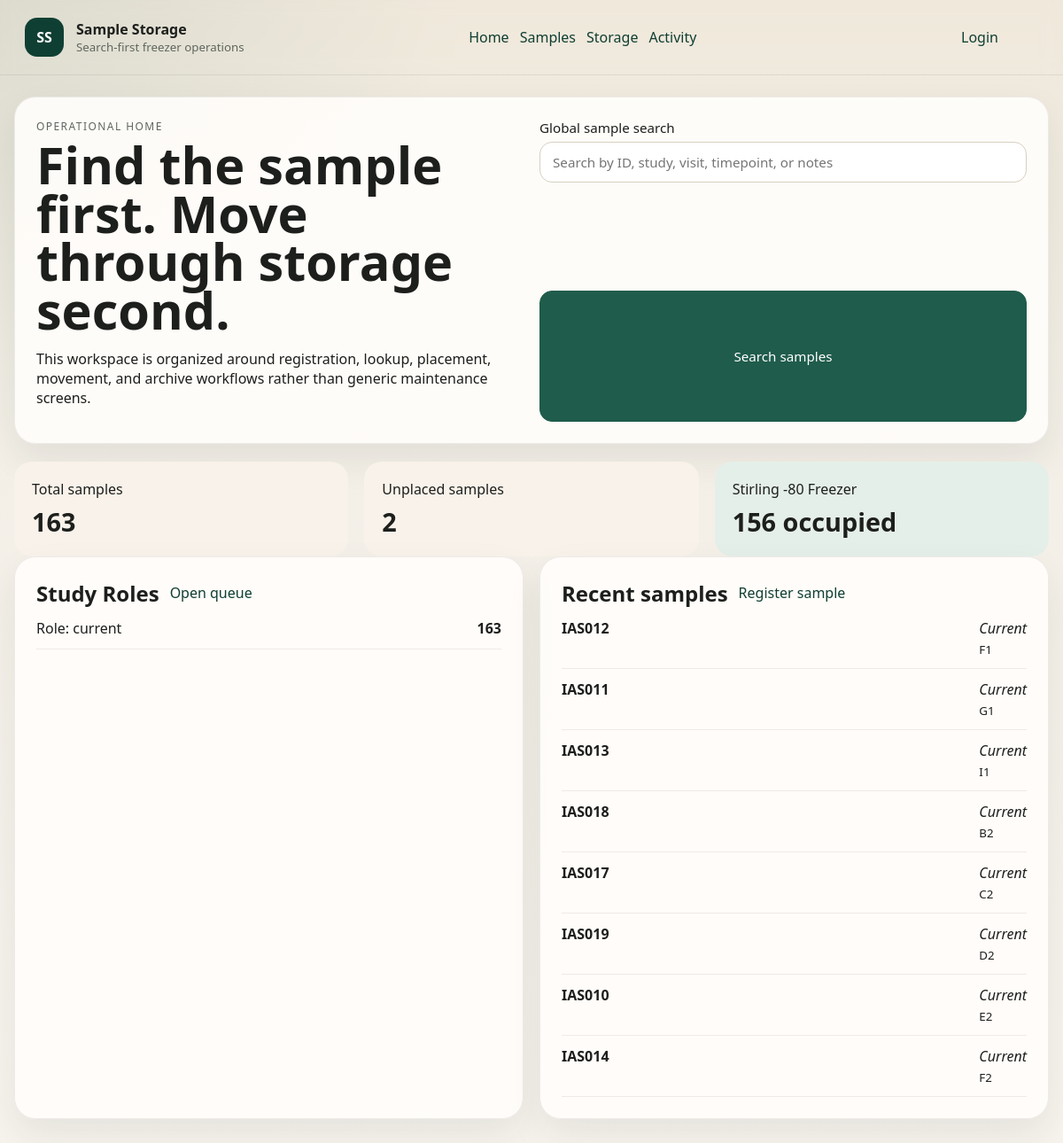
/dashboard, run on the app's committed database.
### app/domain/models.py (models this page shows, shortened)
class Base(DeclarativeBase):
    pass

class StorageNode(Base):
    __tablename__ = "storage_nodes"
    id: Mapped[int] = mapped_column(Integer, primary_key=True)
    name: Mapped[str] = mapped_column(String(100), nullable=False)
    nickname: Mapped[str | None] = mapped_column(String(100))
    notes: Mapped[str | None] = mapped_column(Text)
    node_type: Mapped[StorageNodeType] = mapped_column(SqlEnum(StorageNodeType))
    parent_id: Mapped[int | None] = mapped_column(ForeignKey("storage_nodes.id"))
    parent: Mapped[StorageNode | None] = relationship(
        "StorageNode", remote_side=[id], back_populates="children"
    )
    children: Mapped[list[StorageNode]] = relationship(
        "StorageNode", back_populates="parent", cascade="all, delete"
    )
    positions: Mapped[list[StoragePosition]] = relationship(
        "StoragePosition", back_populates="box", cascade="all, delete-orphan"
    )

class Sample(Base):
    __tablename__ = "samples"
    __table_args__ = (
        Index(
            "ix_samples_identity_lookup",
            "sample_id",
            "sample_type_id",
            "visit_label",
            "timepoint_label",
            "aliquot_number",
        ),
    )
    id: Mapped[int] = mapped_column(Integer, primary_key=True)
    sample_id: Mapped[str] = mapped_column(String(50), nullable=False, index=True)
    study_role: Mapped[StudyRole] = mapped_column(SqlEnum(StudyRole), default=StudyRole.current, index=True)
    is_archived: Mapped[bool] = mapped_column(default=False, index=True)
    is_out_for_analysis: Mapped[bool] = mapped_column(default=False, index=True)
    volume: Mapped[float | None] = mapped_column()
    volume_units: Mapped[str | None] = mapped_column(String(20), default="mL")
    sample_type_id: Mapped[int | None] = mapped_column(ForeignKey("sample_types.id"), index=True)
    study_id: Mapped[int | None] = mapped_column(ForeignKey("studies.id"), index=True)
    visit_label: Mapped[str | None] = mapped_column(String(30), index=True)
    timepoint_label: Mapped[str | None] = mapped_column(String(30), index=True)
    aliquot_number: Mapped[int | None] = mapped_column(Integer, index=True)
    thaw_count: Mapped[int] = mapped_column(Integer, default=0)
    hemolysis_classification: Mapped[int | None] = mapped_column(Integer, index=True)
    notes: Mapped[str | None] = mapped_column(Text)
    collection_at: Mapped[datetime | None] = mapped_column(DateTime(timezone=True), index=True)
    created_at: Mapped[datetime] = mapped_column(DateTime(timezone=True), default=datetime.utcnow)
    updated_at: Mapped[datetime] = mapped_column(
        DateTime(timezone=True), default=datetime.utcnow, onupdate=datetime.utcnow, index=True
    )
    sample_type: Mapped[SampleType | None] = relationship("SampleType", back_populates="samples")
    study: Mapped[Study | None] = relationship("Study", back_populates="samples")
    location: Mapped[SampleLocation | None] = relationship(
        "SampleLocation", back_populates="sample", uselist=False, cascade="all, delete-orphan"
    )
    events: Mapped[list[Event]] = relationship("Event", back_populates="sample")
    note_entries: Mapped[list[SampleNoteEntry]] = relationship(
        "SampleNoteEntry", back_populates="sample", cascade="all, delete-orphan"
    )
    analysis_items: Mapped[list[AnalysisItem]] = relationship("AnalysisItem", back_populates="sample")

class StoragePosition(Base):
    __tablename__ = "storage_positions"
    id: Mapped[int] = mapped_column(Integer, primary_key=True)
    box_id: Mapped[int] = mapped_column(ForeignKey("storage_nodes.id"))
    row: Mapped[int] = mapped_column(Integer, nullable=False)
    col: Mapped[int] = mapped_column(Integer, nullable=False)
    label: Mapped[str] = mapped_column(String(10), nullable=False)
    box: Mapped[StorageNode] = relationship("StorageNode", back_populates="positions")
    location: Mapped[SampleLocation | None] = relationship(
        "SampleLocation", back_populates="position", uselist=False
    )
    analysis_items_from: Mapped[list[AnalysisItem]] = relationship(
        "AnalysisItem",
        back_populates="from_position",
        foreign_keys="AnalysisItem.from_position_id",
    )
    analysis_items_to: Mapped[list[AnalysisItem]] = relationship(
        "AnalysisItem",
        back_populates="to_position",
        foreign_keys="AnalysisItem.to_position_id",
    )
    __table_args__ = (UniqueConstraint("box_id", "row", "col", name="uq_box_row_col"),)

### app/web/routes/dashboard.py (the view)
@router.get("/dashboard")
async def dashboard(request: Request, db: Session = Depends(get_db)):
    current_user = get_current_user(request, db)
    data = dashboard_service.build_dashboard(db)
    return templates.TemplateResponse(
        "dashboard.html",
        {"request": request, "current_user": current_user, **data},
    )

### app/templates/dashboard.html (shortened to what this page needs)
{% extends "base.html" %}
{% block content %}
<section class="hero card">
  <div>
    <p class="eyebrow">Operational Home</p>
    <h1>Find the sample first. Move through storage second.</h1>
    <p class="hero-copy">This workspace is organized around registration, lookup, placement, movement, and archive workflows rather than generic maintenance screens.</p>
  </div>
  <form method="get" action="/samples" class="search-panel">
    <label>Global sample search
      <input type="text" name="q" placeholder="Search by ID, study, visit, timepoint, or notes" />
    </label>
    <button type="submit">Search samples</button>
  </form>
</section>
<section class="stats-grid">
  <article class="stat-card">
    <span>Total samples</span>
    <strong>{{ total_samples }}</strong>
  </article>
  <article class="stat-card">
    <span>Unplaced samples</span>
    <strong>{{ unplaced_count }}</strong>
  </article>
  {% for freezer, count in freezer_counts.items() %}
    <article class="stat-card accent">
      <span>{{ freezer }}</span>
      <strong>{{ count }} occupied</strong>
    </article>
  {% endfor %}
</section>
<section class="split-grid">
  <article class="card">
    <div class="section-head">
      <h2>Study Roles</h2>
      <a href="/samples">Open queue</a>
    </div>
    <ul class="metric-list">
      {% for study_role, count in study_role_counts.items() %}
        <li><span>Role: {{ study_role }}</span><strong>{{ count }}</strong></li>
      {% endfor %}
    </ul>
  </article>
  <article class="card">
    <div class="section-head">
      <h2>Recent samples</h2>
      <a href="/samples/new">Register sample</a>
    </div>
    <div class="stack-list">
      {% for sample in recent_samples %}
        <a class="stack-row" href="/samples/{{ sample.id }}">
          <span>
            <strong>{{ sample.sample_id }}</strong>
          </span>
          <span>
            <em>{{ sample.study_role.title() }}</em>
            <small>{{ sample.location_label or 'Unplaced' }}</small>
          </span>
        </a>
      {% else %}
        <p class="muted">No sample activity yet.</p>
      {% endfor %}
    </div>
  </article>
</section>
{% endblock %}

### app/templates/base.html (shortened to what this page needs)
<!DOCTYPE html>
<html lang="en">
<head>
  <link rel="stylesheet" href="/static/styles.css" />
</head>
<body>
  <div class="shell">
    <header class="topbar">
      <a class="brand" href="/dashboard">
        <span class="brand-mark">SS</span>
        <span>
          <strong>Sample Storage</strong>
          <small>Search-first freezer operations</small>
        </span>
      </a>
      <nav class="topnav">
        <a href="/dashboard">Home</a>
        <a href="/samples">Samples</a>
        <a href="/storage">Storage</a>
        <a href="/events">Activity</a>
      </nav>
      <div class="userpanel">
        {% if current_user %}
          <div>
            <strong>{{ current_user.username }}</strong>
            <small>{{ current_user.role.value }}</small>
          </div>
          <a class="ghost-button" href="/logout">Logout</a>
        {% else %}
          <a class="ghost-button" href="/login">Login</a>
        {% endif %}
      </div>
    </header>
    <main class="container">
      {% block content %}{% endblock %}
    </main>
  </div>
</body>
</html>

### app/static/styles.css (style rules this page uses)
:root { --bg: #f3efe7; --surface: #fffdfa; --surface-alt: #f8f2ea; --ink: #1d1f1d; --muted: #5f665f; --line: #d8cfbf; --accent: #1f5c4b; --accent-strong: #0f3f33; --warning: #c26a3d; --occupied: #f7d8c4; --shadow: 0 18px 40px rgba(31, 34, 29, 0.08); --box-zoom: 1; --box-header-size: calc(26px * var(--box-zoom)); --box-header-radius: calc(8px * var(--box-zoom)); --box-index-width: calc(30px * var(--box-zoom)); --box-cell-width: calc(80px * var(--box-zoom)); --box-grid-gap: calc(4px * var(--box-zoom)); --box-slot-height: calc(68px * var(--box-zoom)); --box-slot-padding: calc(5px * var(--box-zoom)); --box-slot-radius: calc(10px * var(--box-zoom)); --box-header-font: calc(0.78rem * var(--box-zoom)); --box-line-font: calc(0.68rem * var(--box-zoom)); --box-id-font: calc(0.76rem * var(--box-zoom)); --box-meta-gap: calc(4px * var(--box-zoom)); --box-add-size: calc(26px * var(--box-zoom)); --box-add-font: calc(0.9rem * var(--box-zoom)); }
* { box-sizing: border-box; }
body { margin: 0; color: var(--ink); background: radial-gradient(circle at top left, rgba(31, 92, 75, 0.09), transparent 28%), linear-gradient(180deg, #efe8db 0%, var(--bg) 34%, #f7f4ee 100%); font-family: "Segoe UI Variable Text", "Segoe UI", "Helvetica Neue", Arial, sans-serif; font-variant-numeric: lining-nums tabular-nums; font-feature-settings: "lnum" 1, "tnum" 1; }
.shell { min-height: 100vh; }
.topbar { display: flex; gap: 20px; align-items: center; justify-content: space-between; padding: 20px 28px; border-bottom: 1px solid rgba(29, 31, 29, 0.08); backdrop-filter: blur(10px); }
.brand { display: flex; align-items: center; gap: 14px; color: var(--ink); text-decoration: none; }
.brand strong, .brand small { display: block; }
.brand small, .muted, .subtle, .topbar small { color: var(--muted); }
.brand-mark { display: inline-flex; align-items: center; justify-content: center; width: 44px; height: 44px; border-radius: 14px; background: var(--accent-strong); color: #fff; font-weight: 700; }
.topnav, .userpanel, .page-actions, .actions-row, .section-head, .cell-top, .tree-row { display: flex; gap: 12px; align-items: center; }
.topnav a, .section-head a, .tree-row a, .mini-links a { color: var(--accent-strong); text-decoration: none; }
.userpanel { justify-content: flex-end; }
.container { width: min(1180px, calc(100% - 32px)); margin: 0 auto; padding: 24px 0 48px; }
.card { background: rgba(255, 253, 250, 0.92); border: 1px solid rgba(29, 31, 29, 0.08); border-radius: 24px; box-shadow: var(--shadow); padding: 24px; margin-bottom: 20px; }
.hero, .split-grid, .workspace-grid, .stats-grid, .filter-grid, .form-grid, .grid-box { display: grid; gap: 18px; }
.hero, .split-grid, .workspace-grid { grid-template-columns: repeat(auto-fit, minmax(280px, 1fr)); }
.stats-grid { grid-template-columns: repeat(auto-fit, minmax(180px, 1fr)); }
.search-panel, .stack-form, .form-shell form { display: grid; gap: 14px; }
label, form { font-size: 0.95rem; }
input, select, textarea, button { width: 100%; margin-top: 6px; padding: 12px 14px; border-radius: 14px; border: 1px solid var(--line); background: #fff; color: var(--ink); font: inherit; }
button, .button, .ghost-button { display: inline-flex; align-items: center; justify-content: center; width: auto; min-width: 132px; cursor: pointer; text-decoration: none; }
button, .button { background: var(--accent); color: #fff; border-color: var(--accent); }
.ghost-button { background: transparent; color: var(--accent-strong); }
.eyebrow { margin: 0 0 8px; text-transform: uppercase; letter-spacing: 0.12em; font-size: 0.75rem; color: var(--muted); }
.hero h1, .page-head h1, .login-card h1 { margin: 0; font-size: clamp(2rem, 5vw, 3.6rem); line-height: 0.95; }
.hero-copy { max-width: 58ch; }
.stat-card { display: grid; gap: 6px; padding: 20px; border-radius: 20px; background: var(--surface-alt); }
.stat-card.accent { background: #e5efe9; }
.stat-card strong { font-size: 1.8rem; }
.metric-list, .timeline, .tree-list { list-style: none; margin: 0; padding: 0; }
.metric-list li, .timeline li, .stack-row, .tree-row { display: flex; justify-content: space-between; gap: 12px; padding: 12px 0; border-bottom: 1px solid rgba(29, 31, 29, 0.08); }
.stack-row { text-decoration: none; color: inherit; }
.stack-row span, .timeline li div { display: grid; gap: 4px; }
.bulk-head h1, .section-head h2 { margin: 0; }

### data on the page
StorageNode: name "Stirling -80 Freezer", count "156"
Sample: study_role "current", id "163"
Sample: sample_id "IAS012"
StoragePosition: label "F1"
Sample: sample_id "IAS011"
StoragePosition: label "G1"
Sample: sample_id "IAS013"
StoragePosition: label "I1"
Sample: sample_id "IAS018"
StoragePosition: label "B2"
Sample: sample_id "IAS017"
StoragePosition: label "C2"
Sample: sample_id "IAS019"
StoragePosition: label "D2"
Sample: sample_id "IAS010"
StoragePosition: label "E2"
Sample: sample_id "IAS014"
StoragePosition: label "F2"

### other printed values
{{ total_samples }} "163"
{{ unplaced_count }} "2"
{{ sample.study_role.title() }} "Current" "Current" "Current" "Current" "Current" "Current" "Current" "Current"
